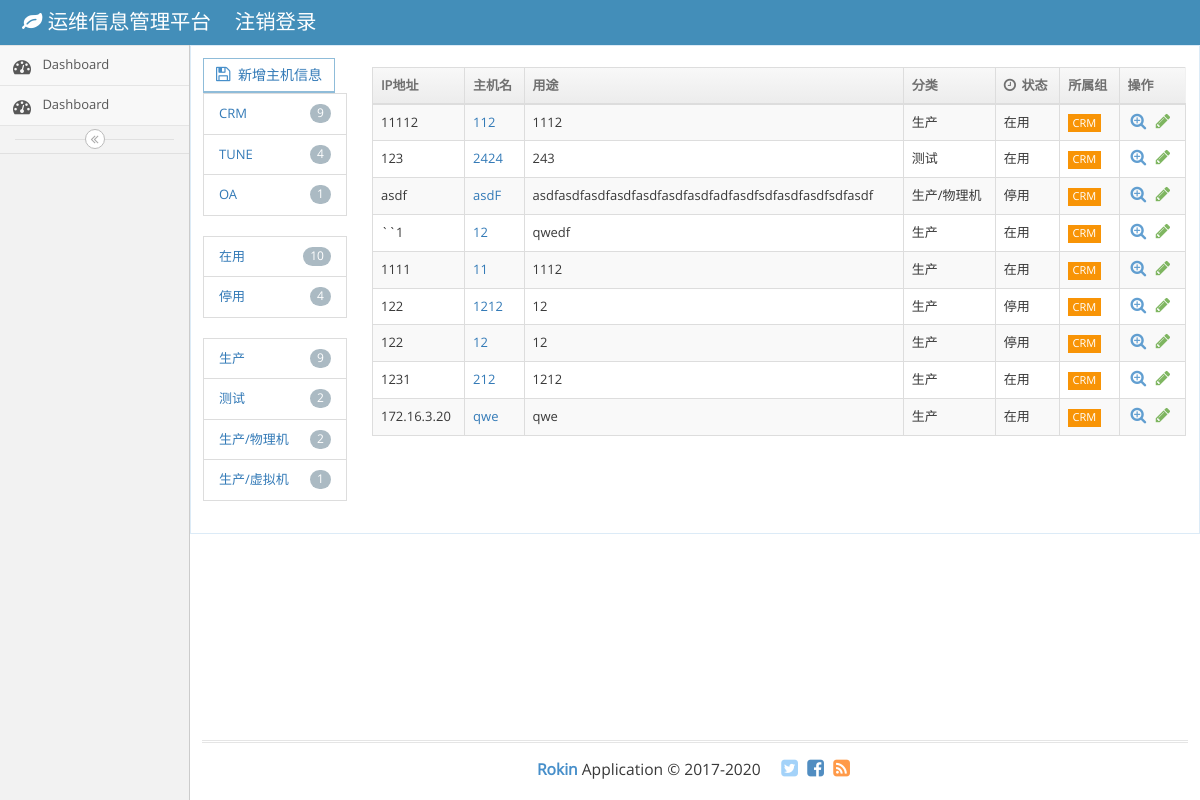
Before: /host_group/1/ with the older database file.
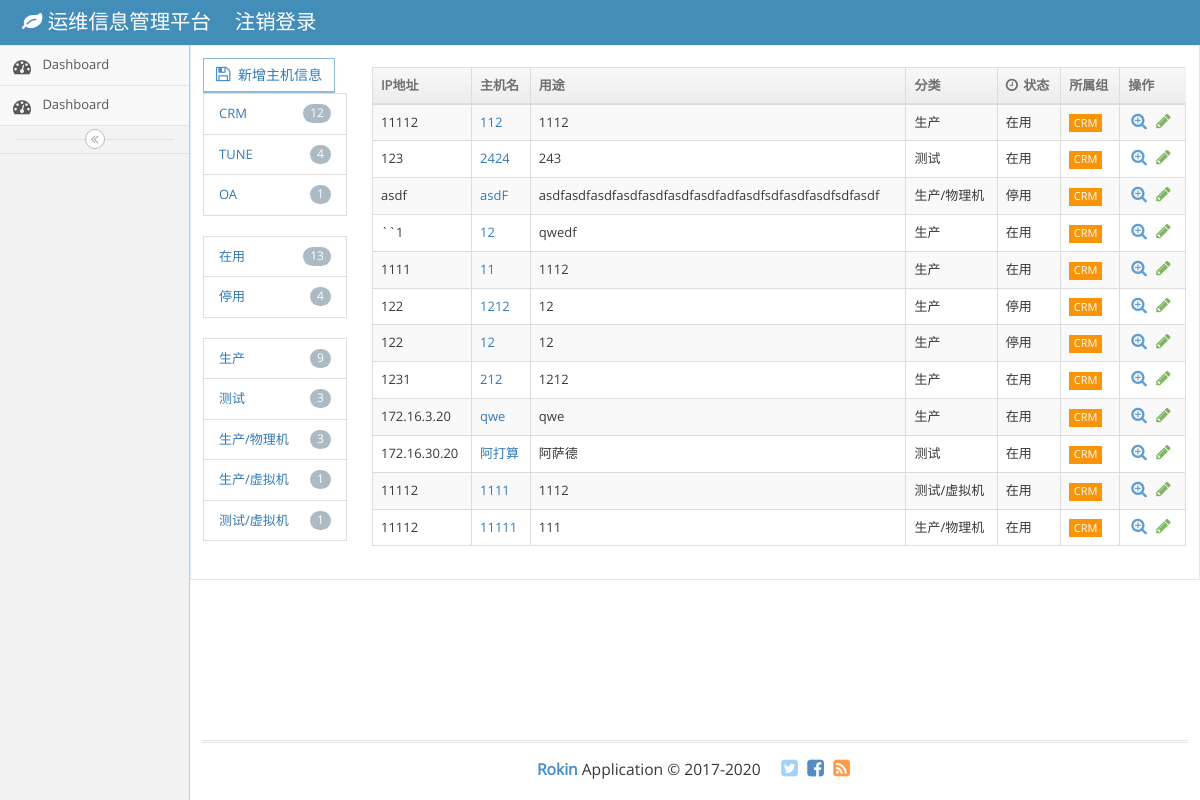
After: the same page with the newer database file.
### app/models.py (models this page shows, shortened)
class HostGroups(models.Model):
    name = models.CharField(max_length=70)
    def __str__(self):
        return self.name

class Host_status(models.Model):
    name = models.CharField(max_length=10)
    def __str__(self):
        return self.name

class HostCategorys(models.Model):
    name = models.CharField(max_length=70)
    def __str__(self):
        return self.name

class Host(models.Model):
    ip = models.CharField(max_length=20)
    host_name = models.CharField(max_length=50)
    host_purpose = models.CharField(max_length=100, blank=True)
    host_status = models.ForeignKey(Host_status)
    Host_category = models.ForeignKey(HostCategorys)
    Host_group = models.ForeignKey(HostGroups)
    Host_operatingsystem = models.ForeignKey(OperatingSystems)
    admin_Account = models.CharField(max_length=50, blank=True)
    admin_password = models.CharField(max_length=50, blank=True)
    Host_body = RichTextUploadingField(verbose_name='正文')
    created_time = models.DateTimeField(auto_now_add=True)
    modified_time = models.DateTimeField(auto_now_add=True)
    def get_absolute_url(self):
        return reverse('app:host_detail', kwargs={'pk': self.pk})

### app/views.py (the view)
# urls.py: url(r'^host_group/(?P<pk>[0-9]+)/$', views.HostGroupView.as_view(), name='host_group'),
class HostGroupView(ListView):
    model = Host
    template_name = 'app/index.html'
    context_object_name = 'post_list'
    def get_queryset(self):
        hostgroup = get_object_or_404(HostGroups, pk=self.kwargs.get('pk'))
        return super(HostGroupView, self).get_queryset().filter(Host_group=hostgroup)

### app/templatetags/host_tags.py (called while the page is built)
@register.simple_tag
def get_group():
    return HostGroups.objects.annotate(num_posts=Count('host')).filter(num_posts__gt=0)

@register.simple_tag
def get_status():
    return Host_status.objects.annotate(num_posts=Count('host')).filter(num_posts__gt=0)

@register.simple_tag
def get_categorys():
    return HostCategorys.objects.annotate(num_posts=Count('host')).filter(num_posts__gt=0)

### templates/app/index.html (shortened to what this page needs)
{% extends 'app/base.html' %}
{% load staticfiles %}
{% load host_tags %}
{% block main %}
    <div class="table-detail">
        <div class="row">
            <div class="col-xs-2">
                <button class="btn btn-white btn-info btn-bold">
                    <i class="ace-icon fa fa-floppy-o bigger-120 blue"></i>
                    <a href="{% url 'app:host_new' %}"> 新增主机信息</a>
                </button>
                {% get_group as group_list %}
                <ul class="list-group panel-body">
                    {% for Group in group_list %}
                        <li class="list-group-item">
                        <span class="badge">{{ Group.num_posts}}</span>
                            <a href="{% url 'app:host_group' Group.pk %}">{{ Group.name }}</a>
                        </li>
                    {% endfor %}
                </ul>
                {% get_status as status_list %}
                <ul class="list-group panel-body">
                    {% for Status in status_list %}
                        <li class="list-group-item">
                         <span class="badge">{{ Status.num_posts}}</span>
                            <a href="{% url 'app:host_status' Status.pk %}">{{ Status.name }}</a>
                        </li>
                    {% endfor %}
                </ul>
                {% get_categorys as categorys_list %}
                <ul class="list-group panel-body">
                    {% for Categorys in categorys_list %}
                        <li class="list-group-item">
                        <span class="badge">{{ Categorys.num_posts}}</span>
                            <a href="{% url 'app:host_category' Categorys.pk %}">{{ Categorys.name }}</a>
                        </li>
                    {% endfor %}
                </ul>
            </div>
            <div class="col-xs-10">
                <body class="no-skin">
                <div class="main-container ace-save-state" id="main-container">
                    <div class="main-content">
                        <div class="main-content-inner">
                            <div class="page-content">
                                <div class="row">
                                    <div class="col-xs-12">
                                        <div class="row">
                                            <div class="col-xs-12">
                                                <div class="clearfix">
                                                </div>
                                                <div>
                                                    <table id="dynamic-table"
                                                           class="table table-striped table-bordered table-hover">
                                                        <thead>
                                                        <tr>
                                                            <th>IP地址</th>
                                                            <th>主机名</th>
                                                            <th>用途</th>
                                                            <th class="hidden-480">分类</th>
                                                            <th>
                                                                <i class="ace-icon fa fa-clock-o bigger-110 hidden-480"></i>
                                                                状态
                                                            </th>
                                                            <th class="hidden-480">所属组</th>
                                                            <th>操作</th>
                                                        </tr>
                                                        </thead>
                                                        <tbody>
                                                        {% for post in post_list %}
                                                            <tr>
                                                                <td>{{ post.ip }}</td>
                                                                <td>
                                                                    <a href="{{ post.get_absolute_url }}">{{ post.host_name }}</a>
                                                                </td>
                                                                <td>
                                                                    {{ post.host_purpose }}
                                                                </td>
                                                                <td class="hidden-480">{{ post.Host_category }}</td>
                                                                <td>{{ post.host_status }}</td>
                                                                <td class="hidden-480">
                                                                    <span class="label label-sm label-warning">{{ post.Host_group }}</span>
                                                                </td>
                                                                <td>
                                                                    <div class="hidden-sm hidden-xs action-buttons">
                                                                        <a class="blue"
                                                                           href="{{ post.get_absolute_url }}">
                                                                            <i class="ace-icon fa fa-search-plus bigger-130"></i>
                                                                        </a>
                                                                        <a class="green"
                                                                           href="{% url 'app:host_edit' pk=post.pk %}">
                                                                            <i class="ace-icon fa fa-pencil bigger-130"></i>
                                                                        </a>
                                                                    </div>
                                                                </td>
                                                            </tr>
                                                        {% endfor %}
                                                        </tbody>
                                                    </table>
                                                </div>
                                            </div>
                                        </div>
                                    </div>
                                </div>
                            </div>
                        </div>
                    </div>
                </div>
            </div>
        </div>
    </div>
{% endblock main %}

### templates/app/base.html (shortened to what this page needs)
{% load staticfiles %}
<!DOCTYPE html>
<html lang="en">
	<head>
		<link rel="stylesheet" href="{% static 'app/css/bootstrap.min.css' %}" />
		<link rel="stylesheet" href="{% static 'app/font-awesome/4.5.0/css/font-awesome.min.css' %}" />
		<link rel="stylesheet" href="{% static 'app/css/ace.min.css' %}" class="ace-main-stylesheet" id="main-ace-style" />
		<link rel="stylesheet" href="{% static 'app/css/ace-skins.min.css' %}" />
		<link rel="stylesheet" href="{% static 'app/css/ace-rtl.min.css' %}" />
	</head>
	<body class="no-skin">
		<div id="navbar" class="navbar navbar-default          ace-save-state">
			<div class="navbar-container ace-save-state" id="navbar-container">
				<div class="navbar-header pull-left">
					<a href="{% url 'app:index' %}" class="navbar-brand">
						<small>
							<i class="fa fa-leaf"></i>
							运维信息管理平台
						</small>
					</a>
                    <a href="{% url 'account_logout' %}" class="navbar-brand">
						<small>
							{{ user.username }} 注销登录
						</small>
					</a>
				</div>
			</div>
		</div>
		<div class="main-container ace-save-state" id="main-container">
			<div id="sidebar" class="sidebar                  responsive                    ace-save-state">
				<ul class="nav nav-list">
					<li class="">
						<a href="index.html">
							<i class="menu-icon fa fa-tachometer"></i>
							<span class="menu-text"> Dashboard </span>
						</a>
					</li>
                    	<li class="">
						<a href="index.html">
							<i class="menu-icon fa fa-tachometer"></i>
							<span class="menu-text"> Dashboard </span>
						</a>
					</li>
				</ul>
				<div class="sidebar-toggle sidebar-collapse" id="sidebar-collapse">
					<i id="sidebar-toggle-icon" class="ace-icon fa fa-angle-double-left ace-save-state" data-icon1="ace-icon fa fa-angle-double-left" data-icon2="ace-icon fa fa-angle-double-right"></i>
				</div>
			</div>
			<div class="main-content">
                 {% block main %}
                {% endblock main %}
			</div>
			<div class="footer">
				<div class="footer-inner">
					<div class="footer-content">
						<span class="bigger-120">
							<span class="blue bolder">Rokin</span>
							Application &copy; 2017-2020
						</span>
						<span class="action-buttons">
							<a href="#">
								<i class="ace-icon fa fa-twitter-square light-blue bigger-150"></i>
							</a>
							<a href="#">
								<i class="ace-icon fa fa-facebook-square text-primary bigger-150"></i>
							</a>
							<a href="#">
								<i class="ace-icon fa fa-rss-square orange bigger-150"></i>
							</a>
						</span>
					</div>
				</div>
			</div>
		</div>
	</body>
</html>

Changed rows visible on the page:
computed for HostGroups "CRM": num_posts "9" → "12"
computed for Host_status "在用": num_posts "10" → "13"
computed for HostCategorys "测试": num_posts "2" → "3"
computed for HostCategorys "生产/物理机": num_posts "2" → "3"
now on this page (row unchanged): HostCategorys: num_posts "1", name "测试/虚拟机"
added Host: ip "172.16.30.20", host_name "阿打算", host_purpose "阿萨德", Host_category "测试", host_status "在用", Host_group "CRM"
added Host: ip "11112", host_name "1111", host_purpose "1112", Host_category "测试/虚拟机", host_status "在用", Host_group "CRM"
added Host: ip "11112", host_name "11111", host_purpose "111", Host_category "生产/物理机", host_status "在用", Host_group "CRM"
